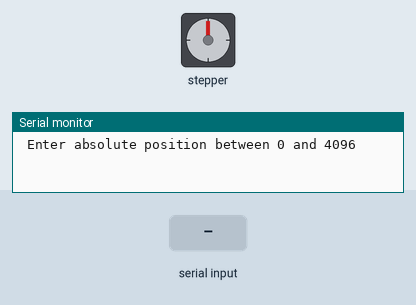
Simulated run of this sketch. Board: Arduino Uno, built with avr-gcc and run on an emulated ATmega328P. Shown: stepper motor, the last lines printed to the serial monitor. Inputs (shaded band) come from the test bench. Stepper angles assume 4096 steps per turn.

Above: at 1.2 s.
1.3 s: "90,45\n" received over Serial
At 1.9 s:
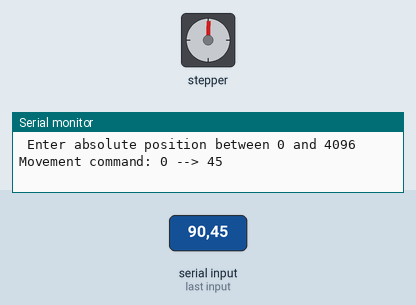
2.8 s: "30,150\n" received over Serial
At 3.5 s:
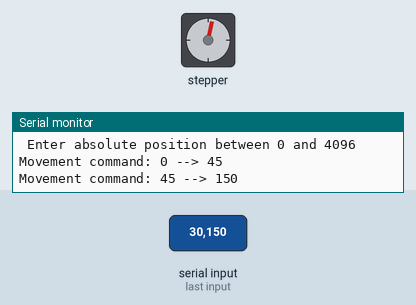
Timing chart, 0 to 5.8 s (numbered marks = the images above; inputs shaded):
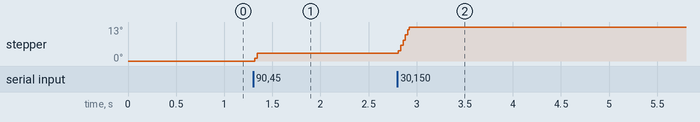

Measured:
- after the input at 1.3 s, stepper: goes 1° 0.03 s, then 3°, starting at once
- after the input at 2.8 s, stepper: turns 10° clockwise in 0.11 s, starting at once

The sketch:

007.ino
```cpp
#include <Unistep2.h>

Unistep2 stepper(8, 9, 10, 11, 4096, 1000);

void setup(){
  Serial.begin(9600);
  Serial.println(F(" Enter absolute position between 0 and 4096"));
}

void loop(){
  stepper.run();

  while ( Serial.available() > 0 && stepper.stepsToGo() == 0 )
  {
    int stepPos = Serial.parseInt();

    if (Serial.read() == '\n') {
      Serial.print("Movement command: ");
      Serial.print(stepper.currentPosition());
      Serial.print(" --> ");
      Serial.println(stepPos);
      stepper.moveTo(stepPos);
    }
  }
}
```
